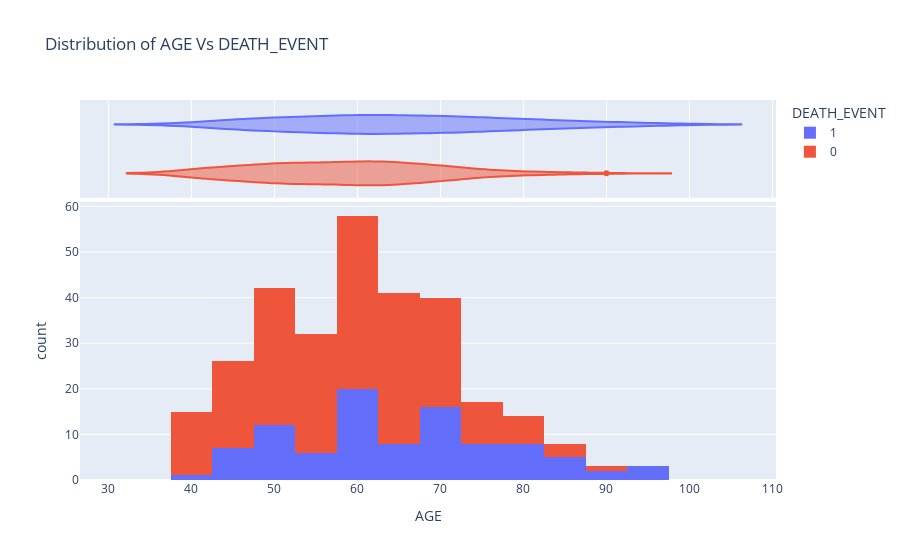

Notebook source saved alongside this figure:
### Markdown cell above
**AGE**

### Code cell
fig = px.histogram(heart_failure_df, x="age", color="DEATH_EVENT", marginal="violin", hover_data=heart_failure_df.columns, 
                   title ="Distribution of AGE Vs DEATH_EVENT", 
                   labels={"age": "AGE"})
fig.show()

### Figure 1 — Plotly figure (JSON) as saved in the notebook; plotly's stock layout.template omitted (floating-point values rounded to 4 significant figures; data arrays with more than 128 entries replaced by an {"elided": "..."} marker saying what was removed)
{"data": [{"alignmentgroup": "True", "bingroup": "x", "hovertemplate": "DEATH_EVENT=1<br>AGE=%{x}<br>count=%{y}<extra></extra>", "legendgroup": "1", "marker": {"color": "#636efa"}, "name": "1", "offsetgroup": "1", "orientation": "v", "showlegend": true, "type": "histogram", "x": [75, 55, 65, 50, 65, 90, 75, 60, 65, 80, 75, 62, 45, 50, 82, 87, 45, 70, 48, 65, 68, 75, 80, 95, 70, 58, 82, 94, 85, 50, 65, 69, 90, 82, 60, 70, 50, 70, 60, 50, 51, 60, 80, 57, 68, 53, 60, 70, 60, 95, 49, 72, 45, 50, 45, 60, 42, 72, 70, 65, 85, 69, 60, 60, 59, 60, 72, 85, 70, 86, 60, 46, 80, 72, 75, 72, 50, 45, 80, 59, 59, 65, 75, 58, 60.67, 50, 60, 45, 77, 48, 54, 73, 60, 55, 65, 55], "xaxis": "x", "yaxis": "y"}, {"alignmentgroup": "True", "customdata": {"elided": "96x13 float values"}, "hovertemplate": "DEATH_EVENT=%{customdata[12]}<br>AGE=%{customdata[0]}<br>anaemia=%{customdata[1]}<br>creatinine_phosphokinase=%{customdata[2]}<br>diabetes=%{customdata[3]}<br>ejection_fraction=%{customdata[4]}<br>high_blood_pressure=%{customdata[5]}<br>platelets=%{customdata[6]}<br>serum_creatinine=%{customdata[7]}<br>serum_sodium=%{customdata[8]}<br>sex=%{customdata[9]}<br>smoking=%{customdata[10]}<br>time=%{customdata[11]}<extra></extra>", "legendgroup": "1", "marker": {"color": "#636efa"}, "name": "1", "offsetgroup": "1", "scalegroup": "x", "showlegend": false, "type": "violin", "x": [75, 55, 65, 50, 65, 90, 75, 60, 65, 80, 75, 62, 45, 50, 82, 87, 45, 70, 48, 65, 68, 75, 80, 95, 70, 58, 82, 94, 85, 50, 65, 69, 90, 82, 60, 70, 50, 70, 60, 50, 51, 60, 80, 57, 68, 53, 60, 70, 60, 95, 49, 72, 45, 50, 45, 60, 42, 72, 70, 65, 85, 69, 60, 60, 59, 60, 72, 85, 70, 86, 60, 46, 80, 72, 75, 72, 50, 45, 80, 59, 59, 65, 75, 58, 60.67, 50, 60, 45, 77, 48, 54, 73, 60, 55, 65, 55], "xaxis": "x2", "yaxis": "y2"}, {"alignmentgroup": "True", "bingroup": "x", "hovertemplate": "DEATH_EVENT=0<br>AGE=%{x}<br>count=%{y}<extra></extra>", "legendgroup": "0", "marker": {"color": "#EF553B"}, "name": "0", "offsetgroup": "0", "orientation": "v", "showlegend": true, "type": "histogram", "x": {"elided": "203 float values"}, "xaxis": "x", "yaxis": "y"}, {"alignmentgroup": "True", "customdata": {"elided": "203x13 float values"}, "hovertemplate": "DEATH_EVENT=%{customdata[12]}<br>AGE=%{customdata[0]}<br>anaemia=%{customdata[1]}<br>creatinine_phosphokinase=%{customdata[2]}<br>diabetes=%{customdata[3]}<br>ejection_fraction=%{customdata[4]}<br>high_blood_pressure=%{customdata[5]}<br>platelets=%{customdata[6]}<br>serum_creatinine=%{customdata[7]}<br>serum_sodium=%{customdata[8]}<br>sex=%{customdata[9]}<br>smoking=%{customdata[10]}<br>time=%{customdata[11]}<extra></extra>", "legendgroup": "0", "marker": {"color": "#EF553B"}, "name": "0", "offsetgroup": "0", "scalegroup": "x", "showlegend": false, "type": "violin", "x": {"elided": "203 float values"}, "xaxis": "x2", "yaxis": "y2"}], "layout": {"barmode": "relative", "legend": {"title": {"text": "DEATH_EVENT"}, "tracegroupgap": 0}, "title": {"text": "Distribution of AGE Vs DEATH_EVENT"}, "xaxis": {"anchor": "y", "domain": [0, 1], "title": {"text": "AGE"}}, "xaxis2": {"anchor": "y2", "domain": [0, 1], "matches": "x", "showgrid": true, "showticklabels": false}, "yaxis": {"anchor": "x", "domain": [0, 0.7326], "title": {"text": "count"}}, "yaxis2": {"anchor": "x2", "domain": [0.7426, 1], "matches": "y2", "showgrid": false, "showline": false, "showticklabels": false, "ticks": ""}}}
